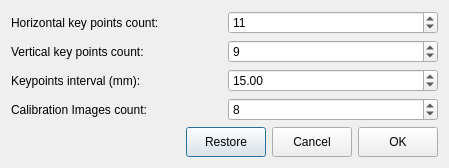
<?xml version="1.0" encoding="UTF-8"?>
<ui version="4.0">
 <class>CalibrationSettingDialogClass</class>
 <widget class="QDialog" name="CalibrationSettingDialogClass">
  <property name="geometry">
   <rect>
    <x>0</x>
    <y>0</y>
    <width>449</width>
    <height>152</height>
   </rect>
  </property>
  <property name="sizePolicy">
   <sizepolicy hsizetype="Fixed" vsizetype="Fixed">
    <horstretch>0</horstretch>
    <verstretch>0</verstretch>
   </sizepolicy>
  </property>
  <property name="windowTitle">
   <string>Calibration Setting</string>
  </property>
  <layout class="QVBoxLayout" name="verticalLayout">
   <item>
    <layout class="QGridLayout" name="gridLayout">
     <item row="0" column="0">
      <widget class="QLabel" name="label">
       <property name="text">
        <string>Horizontal key points count:</string>
       </property>
      </widget>
     </item>
     <item row="2" column="0">
      <widget class="QLabel" name="label_3">
       <property name="text">
        <string>Keypoints interval (mm):</string>
       </property>
      </widget>
     </item>
     <item row="1" column="1">
      <widget class="QSpinBox" name="spVerticalCount">
       <property name="minimum">
        <number>5</number>
       </property>
       <property name="value">
        <number>9</number>
       </property>
      </widget>
     </item>
     <item row="0" column="1">
      <widget class="QSpinBox" name="spHorizontalCount">
       <property name="minimum">
        <number>5</number>
       </property>
       <property name="value">
        <number>11</number>
       </property>
      </widget>
     </item>
     <item row="1" column="0">
      <widget class="QLabel" name="label_2">
       <property name="text">
        <string>Vertical key points count:</string>
       </property>
      </widget>
     </item>
     <item row="2" column="1">
      <widget class="QDoubleSpinBox" name="dspInterval">
       <property name="minimum">
        <double>1.000000000000000</double>
       </property>
       <property name="maximum">
        <double>100.000000000000000</double>
       </property>
       <property name="value">
        <double>15.000000000000000</double>
       </property>
      </widget>
     </item>
     <item row="3" column="0">
      <widget class="QLabel" name="label_4">
       <property name="text">
        <string>Calibration Images count:</string>
       </property>
      </widget>
     </item>
     <item row="3" column="1">
      <widget class="QSpinBox" name="spCalibImagesCount">
       <property name="minimum">
        <number>5</number>
       </property>
       <property name="value">
        <number>8</number>
       </property>
      </widget>
     </item>
    </layout>
   </item>
   <item>
    <layout class="QHBoxLayout" name="horizontalLayout">
     <item>
      <spacer name="horizontalSpacer">
       <property name="orientation">
        <enum>Qt::Horizontal</enum>
       </property>
       <property name="sizeHint" stdset="0">
        <size>
         <width>40</width>
         <height>20</height>
        </size>
       </property>
      </spacer>
     </item>
     <item>
      <widget class="QPushButton" name="btnRestore">
       <property name="sizePolicy">
        <sizepolicy hsizetype="Maximum" vsizetype="Fixed">
         <horstretch>0</horstretch>
         <verstretch>0</verstretch>
        </sizepolicy>
       </property>
       <property name="minimumSize">
        <size>
         <width>0</width>
         <height>30</height>
        </size>
       </property>
       <property name="text">
        <string>Restore</string>
       </property>
      </widget>
     </item>
     <item>
      <widget class="QPushButton" name="btnCancel">
       <property name="sizePolicy">
        <sizepolicy hsizetype="Maximum" vsizetype="Fixed">
         <horstretch>0</horstretch>
         <verstretch>0</verstretch>
        </sizepolicy>
       </property>
       <property name="minimumSize">
        <size>
         <width>0</width>
         <height>30</height>
        </size>
       </property>
       <property name="text">
        <string>Cancel</string>
       </property>
      </widget>
     </item>
     <item>
      <widget class="QPushButton" name="btnOK">
       <property name="sizePolicy">
        <sizepolicy hsizetype="Maximum" vsizetype="Fixed">
         <horstretch>0</horstretch>
         <verstretch>0</verstretch>
        </sizepolicy>
       </property>
       <property name="minimumSize">
        <size>
         <width>0</width>
         <height>30</height>
        </size>
       </property>
       <property name="text">
        <string>OK</string>
       </property>
      </widget>
     </item>
    </layout>
   </item>
  </layout>
 </widget>
 <layoutdefault spacing="6" margin="11"/>
 <resources/>
 <connections/>
</ui>
